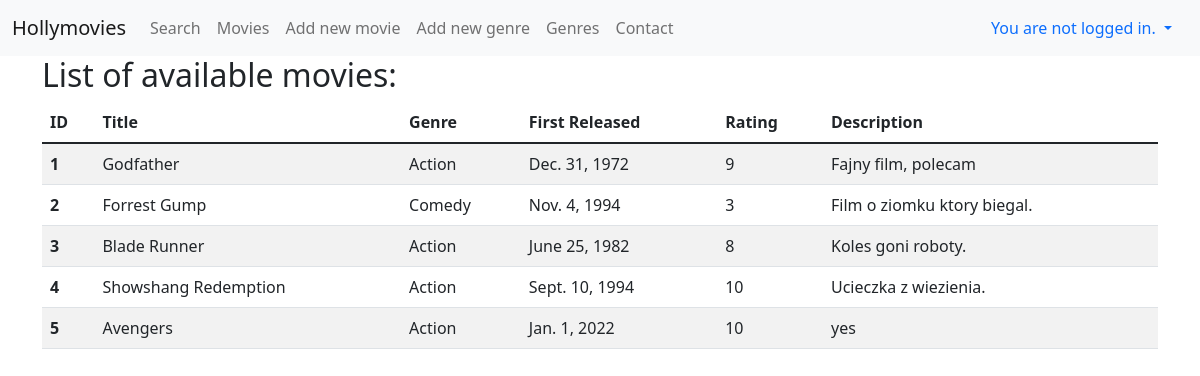
Before: /movies/ with the older database file.
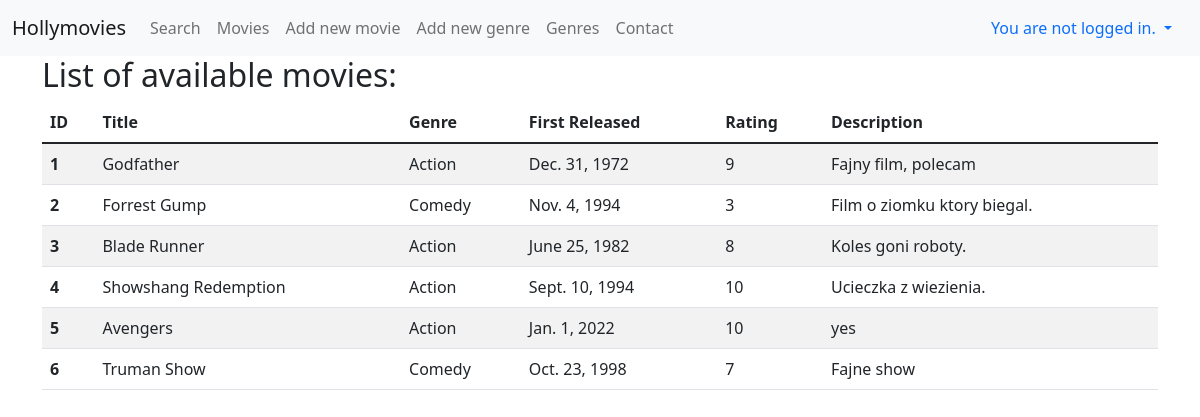
After: the same page with the newer database file.
### viewer/models.py (models this page shows, shortened)
class Movie(Model):
    title = CharField(max_length=128)
    genre = ForeignKey(Genre, on_delete=DO_NOTHING)
    rating = IntegerField()
    released = DateField()
    description = TextField()
    created = DateTimeField(auto_now_add=True)

class Genre(Model):
    name = CharField(max_length=128)
    def __str__(self):
        return f"{self.name}"

### viewer/views.py (the view)
# urls.py: path('movies/', MoviesView.as_view(), name="movies"),
class MoviesView(ListView):
    template_name = "movies.html"
    model = Movie

### viewer/templates/movies.html
{% extends "base.html" %}
{% block content %}
<h2>List of available movies:</h2>
<table class="table table-striped table-hover">
  <thead>
    <tr>
      <th scope="col">ID</th>
      <th scope="col">Title</th>
      <th scope="col">Genre</th>
      <th scope="col">First Released</th>
      <th scope="col">Rating</th>
      <th scope="col">Description</th>
    </tr>
  </thead>
  <tbody>
  {% for movie in object_list %}
    <tr onclick="window.location='{% url 'read_movie' movie.id %}'">
      <th scope="row">{{ movie.id }}</th>
      <td>{{ movie.title}}</td>
      <td>{{ movie.genre }}</td>
      <td>{{ movie.released }}</td>
      <td>{{ movie.rating }}</td>
      <td>{{ movie.description }}</td>
    </tr>
  {% endfor %}
  </tbody>
</table>
{% endblock %}

Changed rows visible on the page:
added Movie: id "6", title "Truman Show", genre "Comedy", released "Oct. 23, 1998", rating "7", description "Fajne show"
